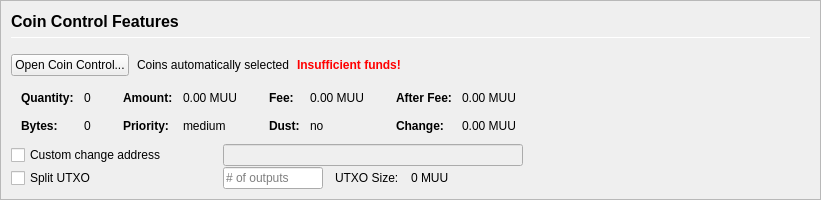
         <widget class="QFrame" name="frameCoinControl">
          <property name="sizePolicy">
           <sizepolicy hsizetype="Expanding" vsizetype="Expanding">
            <horstretch>0</horstretch>
            <verstretch>0</verstretch>
           </sizepolicy>
          </property>
          <property name="maximumSize">
           <size>
            <width>16777215</width>
            <height>16777215</height>
           </size>
          </property>
          <property name="frameShape">
           <enum>QFrame::StyledPanel</enum>
          </property>
          <property name="frameShadow">
           <enum>QFrame::Sunken</enum>
          </property>
          <layout class="QVBoxLayout" name="verticalLayoutCoinControl2">
           <property name="spacing">
            <number>0</number>
           </property>
           <property name="leftMargin">
            <number>0</number>
           </property>
           <property name="topMargin">
            <number>0</number>
           </property>
           <property name="rightMargin">
            <number>0</number>
           </property>
           <property name="bottomMargin">
            <number>0</number>
           </property>
           <item>
            <widget class="QFrame" name="frameCoinControl_BG">
             <layout class="QVBoxLayout" name="verticalLayoutCoinControl" stretch="0,0,0,0,0,0">
              <property name="spacing">
               <number>1</number>
              </property>
              <property name="leftMargin">
               <number>10</number>
              </property>
              <property name="topMargin">
               <number>10</number>
              </property>
              <item>
               <layout class="QHBoxLayout" name="horizontalLayoutCoinControl1">
                <property name="bottomMargin">
                 <number>15</number>
                </property>
                <item>
                 <layout class="QVBoxLayout" name="verticalLayout_3">
                  <property name="spacing">
                   <number>6</number>
                  </property>
                  <item>
                   <widget class="QLabel" name="labelCoinControlFeatures">
                    <property name="sizePolicy">
                     <sizepolicy hsizetype="Preferred" vsizetype="Maximum">
                      <horstretch>0</horstretch>
                      <verstretch>0</verstretch>
                     </sizepolicy>
                    </property>
                    <property name="minimumSize">
                     <size>
                      <width>0</width>
                      <height>20</height>
                     </size>
                    </property>
                    <property name="font">
                     <font>
                      <pointsize>12</pointsize>
                      <weight>75</weight>
                      <bold>true</bold>
                     </font>
                    </property>
                    <property name="styleSheet">
                     <string notr="true">font-weight:bold;</string>
                    </property>
                    <property name="text">
                     <string>Coin Control Features</string>
                    </property>
                   </widget>
                  </item>
                  <item>
                   <widget class="Line" name="line">
                    <property name="minimumSize">
                     <size>
                      <width>0</width>
                      <height>1</height>
                     </size>
                    </property>
                    <property name="maximumSize">
                     <size>
                      <width>16777215</width>
                      <height>1</height>
                     </size>
                    </property>
                    <property name="orientation">
                     <enum>Qt::Horizontal</enum>
                    </property>
                   </widget>
                  </item>
                 </layout>
                </item>
               </layout>
              </item>
              <item>
               <layout class="QHBoxLayout" name="horizontalLayoutCoinControl2" stretch="0,0,0,0">
                <property name="spacing">
                 <number>8</number>
                </property>
                <property name="bottomMargin">
                 <number>10</number>
                </property>
                <item>
                 <widget class="QPushButton" name="pushButtonCoinControl">
                  <property name="styleSheet">
                   <string notr="true"/>
                  </property>
                  <property name="text">
                   <string>Open Coin Control...</string>
                  </property>
                  <property name="autoDefault">
                   <bool>false</bool>
                  </property>
                 </widget>
                </item>
                <item>
                 <widget class="QLabel" name="labelCoinControlAutomaticallySelected">
                  <property name="text">
                   <string>Coins automatically selected</string>
                  </property>
                  <property name="margin">
                   <number>5</number>
                  </property>
                 </widget>
                </item>
                <item>
                 <widget class="QLabel" name="labelCoinControlInsuffFunds">
                  <property name="font">
                   <font>
                    <weight>75</weight>
                    <bold>true</bold>
                   </font>
                  </property>
                  <property name="styleSheet">
                   <string notr="true">color:red;font-weight:bold;</string>
                  </property>
                  <property name="text">
                   <string>Insufficient funds!</string>
                  </property>
                  <property name="margin">
                   <number>5</number>
                  </property>
                 </widget>
                </item>
                <item>
                 <spacer name="horizontalSpacerCoinControl">
                  <property name="orientation">
                   <enum>Qt::Horizontal</enum>
                  </property>
                  <property name="sizeHint" stdset="0">
                   <size>
                    <width>40</width>
                    <height>1</height>
                   </size>
                  </property>
                 </spacer>
                </item>
               </layout>
              </item>
              <item>
               <widget class="QWidget" name="widgetCoinControl" native="true">
                <property name="sizePolicy">
                 <sizepolicy hsizetype="Preferred" vsizetype="Preferred">
                  <horstretch>0</horstretch>
                  <verstretch>0</verstretch>
                 </sizepolicy>
                </property>
                <property name="minimumSize">
                 <size>
                  <width>0</width>
                  <height>0</height>
                 </size>
                </property>
                <property name="styleSheet">
                 <string notr="true"/>
                </property>
                <layout class="QHBoxLayout" name="horizontalLayoutCoinControl5">
                 <property name="leftMargin">
                  <number>0</number>
                 </property>
                 <property name="topMargin">
                  <number>0</number>
                 </property>
                 <property name="rightMargin">
                  <number>0</number>
                 </property>
                 <property name="bottomMargin">
                  <number>0</number>
                 </property>
                 <item>
                  <layout class="QHBoxLayout" name="horizontalLayoutCoinControl3" stretch="0,0,0,1">
                   <property name="spacing">
                    <number>20</number>
                   </property>
                   <property name="topMargin">
                    <number>0</number>
                   </property>
                   <property name="bottomMargin">
                    <number>10</number>
                   </property>
                   <item>
                    <layout class="QFormLayout" name="formLayoutCoinControl1">
                     <property name="horizontalSpacing">
                      <number>10</number>
                     </property>
                     <property name="verticalSpacing">
                      <number>14</number>
                     </property>
                     <property name="leftMargin">
                      <number>10</number>
                     </property>
                     <property name="topMargin">
                      <number>4</number>
                     </property>
                     <property name="rightMargin">
                      <number>6</number>
                     </property>
                     <item row="0" column="0">
                      <widget class="QLabel" name="labelCoinControlQuantityText">
                       <property name="font">
                        <font>
                         <weight>75</weight>
                         <bold>true</bold>
                        </font>
                       </property>
                       <property name="text">
                        <string>Quantity:</string>
                       </property>
                       <property name="margin">
                        <number>0</number>
                       </property>
                      </widget>
                     </item>
                     <item row="0" column="1">
                      <widget class="QLabel" name="labelCoinControlQuantity">
                       <property name="cursor">
                        <cursorShape>IBeamCursor</cursorShape>
                       </property>
                       <property name="contextMenuPolicy">
                        <enum>Qt::ActionsContextMenu</enum>
                       </property>
                       <property name="text">
                        <string notr="true">0</string>
                       </property>
                       <property name="margin">
                        <number>0</number>
                       </property>
                       <property name="textInteractionFlags">
                        <set>Qt::LinksAccessibleByMouse|Qt::TextSelectableByKeyboard|Qt::TextSelectableByMouse</set>
                       </property>
                      </widget>
                     </item>
                     <item row="1" column="0">
                      <widget class="QLabel" name="labelCoinControlBytesText">
                       <property name="font">
                        <font>
                         <weight>75</weight>
                         <bold>true</bold>
                        </font>
                       </property>
                       <property name="text">
                        <string>Bytes:</string>
                       </property>
                      </widget>
                     </item>
                     <item row="1" column="1">
                      <widget class="QLabel" name="labelCoinControlBytes">
                       <property name="cursor">
                        <cursorShape>IBeamCursor</cursorShape>
                       </property>
                       <property name="contextMenuPolicy">
                        <enum>Qt::ActionsContextMenu</enum>
                       </property>
                       <property name="text">
                        <string notr="true">0</string>
                       </property>
                       <property name="textInteractionFlags">
                        <set>Qt::LinksAccessibleByMouse|Qt::TextSelectableByKeyboard|Qt::TextSelectableByMouse</set>
                       </property>
                      </widget>
                     </item>
                    </layout>
                   </item>
                   <item>
                    <layout class="QFormLayout" name="formLayoutCoinControl2">
                     <property name="horizontalSpacing">
                      <number>10</number>
                     </property>
                     <property name="verticalSpacing">
                      <number>14</number>
                     </property>
                     <property name="leftMargin">
                      <number>6</number>
                     </property>
                     <property name="topMargin">
                      <number>4</number>
                     </property>
                     <property name="rightMargin">
                      <number>6</number>
                     </property>
                     <item row="0" column="0">
                      <widget class="QLabel" name="labelCoinControlAmountText">
                       <property name="font">
                        <font>
                         <weight>75</weight>
                         <bold>true</bold>
                        </font>
                       </property>
                       <property name="text">
                        <string>Amount:</string>
                       </property>
                       <property name="margin">
                        <number>0</number>
                       </property>
                      </widget>
                     </item>
                     <item row="0" column="1">
                      <widget class="QLabel" name="labelCoinControlAmount">
                       <property name="cursor">
                        <cursorShape>IBeamCursor</cursorShape>
                       </property>
                       <property name="contextMenuPolicy">
                        <enum>Qt::ActionsContextMenu</enum>
                       </property>
                       <property name="text">
                        <string notr="true">0.00 MUU</string>
                       </property>
                       <property name="textInteractionFlags">
                        <set>Qt::LinksAccessibleByMouse|Qt::TextSelectableByKeyboard|Qt::TextSelectableByMouse</set>
                       </property>
                      </widget>
                     </item>
                     <item row="1" column="0">
                      <widget class="QLabel" name="labelCoinControlPriorityText">
                       <property name="font">
                        <font>
                         <weight>75</weight>
                         <bold>true</bold>
                        </font>
                       </property>
                       <property name="text">
                        <string>Priority:</string>
                       </property>
                      </widget>
                     </item>
                     <item row="1" column="1">
                      <widget class="QLabel" name="labelCoinControlPriority">
                       <property name="cursor">
                        <cursorShape>IBeamCursor</cursorShape>
                       </property>
                       <property name="contextMenuPolicy">
                        <enum>Qt::ActionsContextMenu</enum>
                       </property>
                       <property name="text">
                        <string>medium</string>
                       </property>
                       <property name="textInteractionFlags">
                        <set>Qt::LinksAccessibleByMouse|Qt::TextSelectableByKeyboard|Qt::TextSelectableByMouse</set>
                       </property>
                      </widget>
                     </item>
                    </layout>
                   </item>
                   <item>
                    <layout class="QFormLayout" name="formLayoutCoinControl3">
                     <property name="horizontalSpacing">
                      <number>10</number>
                     </property>
                     <property name="verticalSpacing">
                      <number>14</number>
                     </property>
                     <property name="leftMargin">
                      <number>6</number>
                     </property>
                     <property name="topMargin">
                      <number>4</number>
                     </property>
                     <property name="rightMargin">
                      <number>6</number>
                     </property>
                     <item row="0" column="0">
                      <widget class="QLabel" name="labelCoinControlFeeText">
                       <property name="font">
                        <font>
                         <weight>75</weight>
                         <bold>true</bold>
                        </font>
                       </property>
                       <property name="text">
                        <string>Fee:</string>
                       </property>
                       <property name="margin">
                        <number>0</number>
                       </property>
                      </widget>
                     </item>
                     <item row="0" column="1">
                      <widget class="QLabel" name="labelCoinControlFee">
                       <property name="cursor">
                        <cursorShape>IBeamCursor</cursorShape>
                       </property>
                       <property name="contextMenuPolicy">
                        <enum>Qt::ActionsContextMenu</enum>
                       </property>
                       <property name="text">
                        <string notr="true">0.00 MUU</string>
                       </property>
                       <property name="textInteractionFlags">
                        <set>Qt::LinksAccessibleByMouse|Qt::TextSelectableByKeyboard|Qt::TextSelectableByMouse</set>
                       </property>
                      </widget>
                     </item>
                     <item row="1" column="0">
                      <widget class="QLabel" name="labelCoinControlLowOutputText">
                       <property name="font">
                        <font>
                         <weight>75</weight>
                         <bold>true</bold>
                        </font>
                       </property>
                       <property name="text">
                        <string>Dust:</string>
                       </property>
                      </widget>
                     </item>
                     <item row="1" column="1">
                      <widget class="QLabel" name="labelCoinControlLowOutput">
                       <property name="cursor">
                        <cursorShape>IBeamCursor</cursorShape>
                       </property>
                       <property name="contextMenuPolicy">
                        <enum>Qt::ActionsContextMenu</enum>
                       </property>
                       <property name="text">
                        <string>no</string>
                       </property>
                       <property name="textInteractionFlags">
                        <set>Qt::LinksAccessibleByMouse|Qt::TextSelectableByKeyboard|Qt::TextSelectableByMouse</set>
                       </property>
                      </widget>
                     </item>
                    </layout>
                   </item>
                   <item>
                    <layout class="QFormLayout" name="formLayoutCoinControl4">
                     <property name="horizontalSpacing">
                      <number>10</number>
                     </property>
                     <property name="verticalSpacing">
                      <number>14</number>
                     </property>
                     <property name="leftMargin">
                      <number>6</number>
                     </property>
                     <property name="topMargin">
                      <number>4</number>
                     </property>
                     <property name="rightMargin">
                      <number>6</number>
                     </property>
                     <item row="0" column="0">
                      <widget class="QLabel" name="labelCoinControlAfterFeeText">
                       <property name="font">
                        <font>
                         <weight>75</weight>
                         <bold>true</bold>
                        </font>
                       </property>
                       <property name="text">
                        <string>After Fee:</string>
                       </property>
                       <property name="margin">
                        <number>0</number>
                       </property>
                      </widget>
                     </item>
                     <item row="0" column="1">
                      <widget class="QLabel" name="labelCoinControlAfterFee">
                       <property name="cursor">
                        <cursorShape>IBeamCursor</cursorShape>
                       </property>
                       <property name="contextMenuPolicy">
                        <enum>Qt::ActionsContextMenu</enum>
                       </property>
                       <property name="text">
                        <string notr="true">0.00 MUU</string>
                       </property>
                       <property name="textInteractionFlags">
                        <set>Qt::LinksAccessibleByMouse|Qt::TextSelectableByKeyboard|Qt::TextSelectableByMouse</set>
                       </property>
                      </widget>
                     </item>
                     <item row="1" column="0">
                      <widget class="QLabel" name="labelCoinControlChangeText">
                       <property name="font">
                        <font>
                         <weight>75</weight>
                         <bold>true</bold>
                        </font>
                       </property>
                       <property name="text">
                        <string>Change:</string>
                       </property>
                      </widget>
                     </item>
                     <item row="1" column="1">
                      <widget class="QLabel" name="labelCoinControlChange">
                       <property name="cursor">
                        <cursorShape>IBeamCursor</cursorShape>
                       </property>
                       <property name="contextMenuPolicy">
                        <enum>Qt::ActionsContextMenu</enum>
                       </property>
                       <property name="text">
                        <string notr="true">0.00 MUU</string>
                       </property>
                       <property name="textInteractionFlags">
                        <set>Qt::LinksAccessibleByMouse|Qt::TextSelectableByKeyboard|Qt::TextSelectableByMouse</set>
                       </property>
                      </widget>
                     </item>
                    </layout>
                   </item>
                  </layout>
                 </item>
                </layout>
               </widget>
              </item>
              <item>
               <layout class="QHBoxLayout" name="horizontalLayoutCoinControl4">
                <property name="spacing">
                 <number>12</number>
                </property>
                <property name="sizeConstraint">
                 <enum>QLayout::SetDefaultConstraint</enum>
                </property>
                <property name="topMargin">
                 <number>0</number>
                </property>
                <property name="rightMargin">
                 <number>0</number>
                </property>
                <item>
                 <widget class="QCheckBox" name="checkBoxCoinControlChange">
                  <property name="sizePolicy">
                   <sizepolicy hsizetype="Preferred" vsizetype="Preferred">
                    <horstretch>0</horstretch>
                    <verstretch>0</verstretch>
                   </sizepolicy>
                  </property>
                  <property name="minimumSize">
                   <size>
                    <width>200</width>
                    <height>0</height>
                   </size>
                  </property>
                  <property name="maximumSize">
                   <size>
                    <width>200</width>
                    <height>16777215</height>
                   </size>
                  </property>
                  <property name="toolTip">
                   <string>If this is activated, but the change address is empty or invalid, change will be sent to a newly generated address.</string>
                  </property>
                  <property name="text">
                   <string>Custom change address</string>
                  </property>
                 </widget>
                </item>
                <item>
                 <widget class="QValidatedLineEdit" name="lineEditCoinControlChange">
                  <property name="enabled">
                   <bool>false</bool>
                  </property>
                  <property name="sizePolicy">
                   <sizepolicy hsizetype="Preferred" vsizetype="Preferred">
                    <horstretch>0</horstretch>
                    <verstretch>0</verstretch>
                   </sizepolicy>
                  </property>
                  <property name="minimumSize">
                   <size>
                    <width>300</width>
                    <height>0</height>
                   </size>
                  </property>
                 </widget>
                </item>
                <item>
                 <widget class="QLabel" name="labelCoinControlChangeLabel">
                  <property name="sizePolicy">
                   <sizepolicy hsizetype="Preferred" vsizetype="Preferred">
                    <horstretch>0</horstretch>
                    <verstretch>0</verstretch>
                   </sizepolicy>
                  </property>
                  <property name="minimumSize">
                   <size>
                    <width>100</width>
                    <height>0</height>
                   </size>
                  </property>
                  <property name="text">
                   <string/>
                  </property>
                  <property name="margin">
                   <number>3</number>
                  </property>
                 </widget>
                </item>
               </layout>
              </item>
              <item>
               <layout class="QHBoxLayout" name="horizontalLayoutCoinControl6">
                <property name="spacing">
                 <number>12</number>
                </property>
                <property name="rightMargin">
                 <number>0</number>
                </property>
                <item>
                 <widget class="QCheckBox" name="splitBlockCheckBox">
                  <property name="sizePolicy">
                   <sizepolicy hsizetype="Preferred" vsizetype="Preferred">
                    <horstretch>0</horstretch>
                    <verstretch>0</verstretch>
                   </sizepolicy>
                  </property>
                  <property name="minimumSize">
                   <size>
                    <width>200</width>
                    <height>0</height>
                   </size>
                  </property>
                  <property name="maximumSize">
                   <size>
                    <width>200</width>
                    <height>16777215</height>
                   </size>
                  </property>
                  <property name="text">
                   <string>Split UTXO</string>
                  </property>
                 </widget>
                </item>
                <item>
                 <widget class="QLineEdit" name="splitBlockLineEdit">
                  <property name="sizePolicy">
                   <sizepolicy hsizetype="Preferred" vsizetype="Preferred">
                    <horstretch>50</horstretch>
                    <verstretch>0</verstretch>
                   </sizepolicy>
                  </property>
                  <property name="minimumSize">
                   <size>
                    <width>100</width>
                    <height>0</height>
                   </size>
                  </property>
                  <property name="maximumSize">
                   <size>
                    <width>100</width>
                    <height>16777215</height>
                   </size>
                  </property>
                  <property name="placeholderText">
                   <string># of outputs</string>
                  </property>
                 </widget>
                </item>
                <item>
                 <widget class="QLabel" name="labelBlockSizeText">
                  <property name="text">
                   <string>UTXO Size:</string>
                  </property>
                 </widget>
                </item>
                <item>
                 <widget class="QLabel" name="labelBlockSize">
                  <property name="text">
                   <string>0 MUU</string>
                  </property>
                 </widget>
                </item>
                <item>
                 <spacer name="horizontalSpacer_7">
                  <property name="orientation">
                   <enum>Qt::Horizontal</enum>
                  </property>
                  <property name="sizeHint" stdset="0">
                   <size>
                    <width>40</width>
                    <height>20</height>
                   </size>
                  </property>
                 </spacer>
                </item>
               </layout>
              </item>
              <item>
               <spacer name="verticalSpacerCoinControl">
                <property name="orientation">
                 <enum>Qt::Vertical</enum>
                </property>
                <property name="sizeHint" stdset="0">
                 <size>
                  <width>800</width>
                  <height>1</height>
                 </size>
                </property>
               </spacer>
              </item>
             </layout>
            </widget>
           </item>
          </layout>
         </widget>
